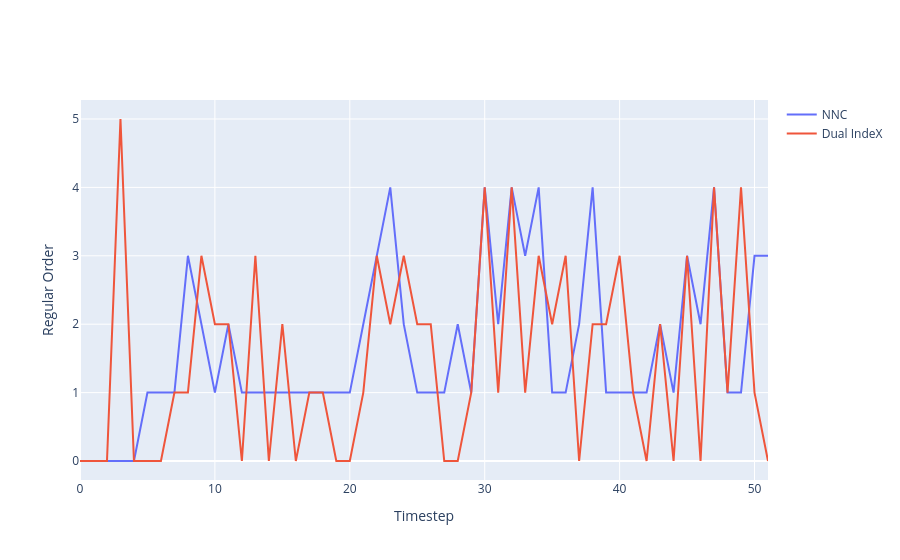

The code cell stored with this chart in its notebook:
### Code cell
a = go.Scatter(y=[x.item() for x in nn_qr], name='NNC')
b = go.Scatter(y=all_qr, name='Dual IndeX')
fig = go.Figure([a,b])
fig.layout.xaxis.title = 'Timestep'
fig.layout.yaxis.title = 'Regular Order'
fig

### Figure 1 — Plotly figure (JSON) as saved in the notebook; plotly's stock layout.template omitted (floating-point values rounded to 4 significant figures)
{"data": [{"name": "NNC", "type": "scatter", "y": [0, 0, 0, 0, 0, 1, 1, 1, 3, 2, 1, 2, 1, 1, 1, 1, 1, 1, 1, 1, 1, 2, 3, 4, 2, 1, 1, 1, 2, 1, 4, 2, 4, 3, 4, 1, 1, 2, 4, 1, 1, 1, 1, 2, 1, 3, 2, 4, 1, 1, 3, 3]}, {"name": "Dual IndeX", "type": "scatter", "y": [0, 0, 0, 5, 0, 0, 0, 1, 1, 3, 2, 2, 0, 3, 0, 2, 0, 1, 1, 0, 0, 1, 3, 2, 3, 2, 2, 0, 0, 1, 4, 1, 4, 1, 3, 2, 3, 0, 2, 2, 3, 1, 0, 2, 0, 3, 0, 4, 1, 4, 1, 0]}], "layout": {"xaxis": {"title": {"text": "Timestep"}}, "yaxis": {"title": {"text": "Regular Order"}}}}
